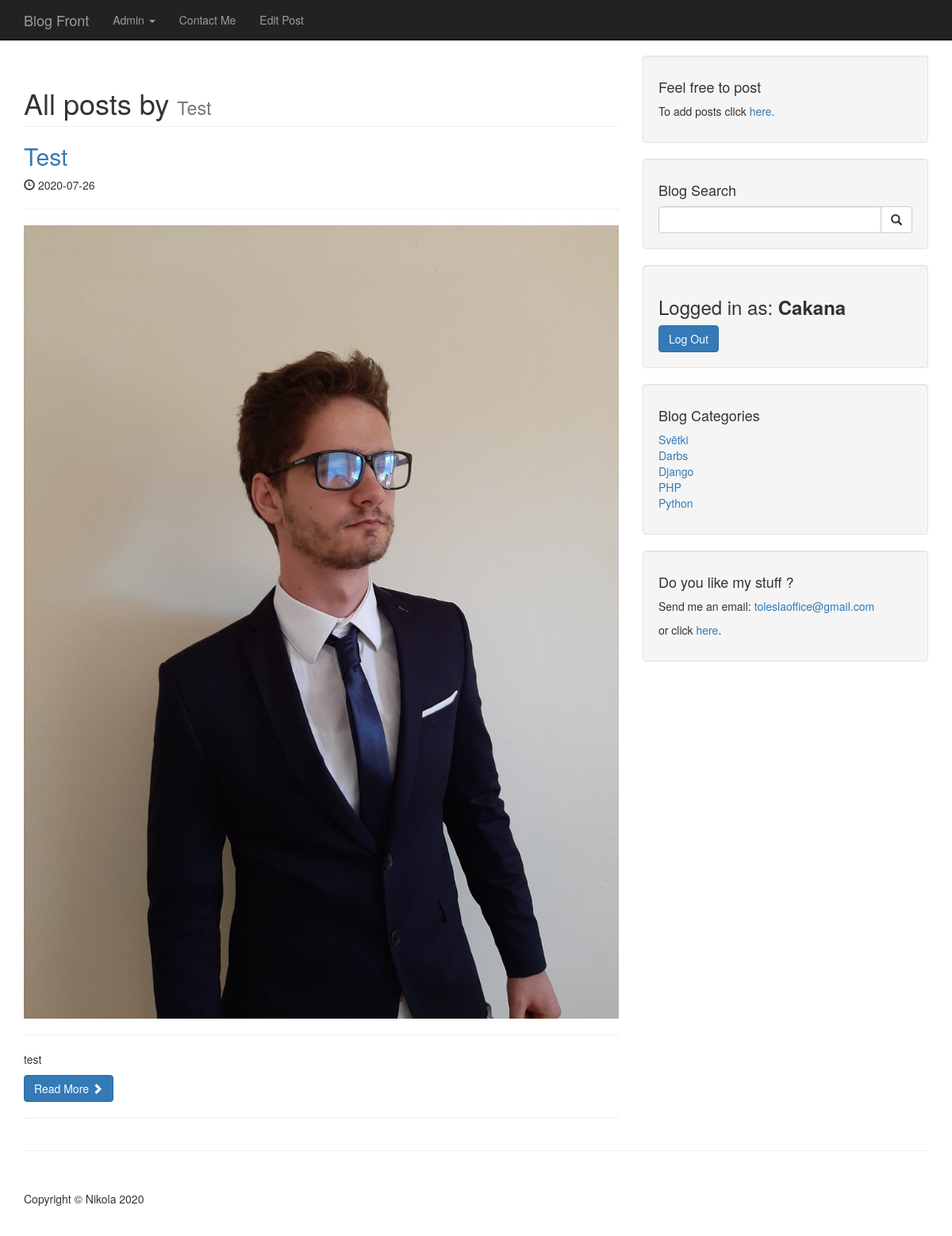
The page /author_post.php?author=Test&p_id=15 (signed in) on the database its author committed.
### tables this page shows
CREATE TABLE `posts` (
  `post_id` int(3) NOT NULL,
  `post_category_id` int(3) NOT NULL,
  `post_title` varchar(255) NOT NULL,
  `post_date` date NOT NULL,
  `post_author` varchar(255) NOT NULL,
  `post_image` text NOT NULL,
  `post_content` text NOT NULL,
  `post_tags` varchar(255) NOT NULL,
  `post_comment_count` int(11) NOT NULL DEFAULT 0,
  `post_status` varchar(255) NOT NULL DEFAULT 'draft',
  `post_views_count` int(11) NOT NULL DEFAULT 0
);

CREATE TABLE `categories` (
  `cat_id` int(3) NOT NULL,
  `cat_title` varchar(255) NOT NULL
);

### admin/functions.php (called while the page is built, shortened)
<?php
function escape($string) {
    global $connection;
    return mysqli_real_escape_string($connection, trim($string));
}
            ?>

### author_post.php (the view, shortened to what this page needs)
<?php  include "includes/header.php"?>
    <body>
<?php  include "includes/navi.php" ?>
<div class="container">
    <div class="row">
        <div class="col-md-8">
            <?php
            if(isset($_GET['p_id'])) {
                $the_post_author = escape($_GET['author']);
            }
            ?>
            <h1 class="page-header">
                All posts by
                <small><?php echo $the_post_author?></small>
            </h1>
            <?php
            $stmt = mysqli_prepare($connection, "SELECT post_id, post_title, post_author, post_date, post_image, post_content FROM posts WHERE post_author = ?");
            mysqli_stmt_bind_param($stmt, 's', $the_post_author);
            mysqli_stmt_execute($stmt);
            mysqli_stmt_bind_result($stmt, $post_id, $post_title, $post_author, $post_date, $post_image, $post_content);
            while(mysqli_stmt_fetch($stmt)):
                ?>
                <h2>
                    <a href="post.php?p_id=<?php echo $post_id ?>"><?php echo $post_title ?></a>
                </h2>
                <p><span class="glyphicon glyphicon-time"></span> <?php echo $post_date ?></p>
                <hr>
                <img class="img-responsive" src="images/<?php echo $post_image?>" alt="">
                <hr>
                <p><?php echo substr($post_content, 0, 100) ?></p>
                <a class="btn btn-primary" href="post.php?p_id=<?php echo $post_id ?>">Read More <span class="glyphicon glyphicon-chevron-right"></span></a>
                <hr>
                <?php
                endwhile;
            ?>
        </div>
        <?php include "includes/sidebar.php"  ?>
    </div>
    <hr>
<?php  include "includes/footer.php" ?>

### includes/sidebar.php (shortened to what this page needs)
<div class="col-md-4">
    <?php
    if (isset($_SESSION['username'])){
        include "addpostWell.php" ;
    }
    ?>
    <?php  include "searchbar.php" ?>
    <?php
    if (!isset($_SESSION['username'])) {
        ?>
        <div class="well">
            <h4>Login</h4>
            <form action="includes/login.php" method="post">
                <div class="form-group">
                    <input type="text" name="username" class="form-control" placeholder="Enter Username">
                </div>
                <div class="input-group">
                    <input type="password" name="password" class="form-control" placeholder="Enter Password">
                    <span class="input-group-btn">
                    <button class="btn btn-primary" name="login" type="submit">Log In</button>
                </span>
                </div>
            </form>
        </div>
        <?php
    } else {    ?>
        <div class="well">
            <h3>Logged in as:   <strong><?php echo $_SESSION['username']?></strong></h3>
            <a class="btn btn-primary" href="includes/logout.php">Log Out</a>
        </div>
    <?php
    }
    ?>
    <div class="well">
        <?php
        $stmt = mysqli_prepare($connection, "SELECT cat_title, cat_id FROM categories");
        mysqli_stmt_execute($stmt);
        mysqli_stmt_bind_result($stmt, $cat_title, $cat_id);
        ?>
        <h4>Blog Categories</h4>
        <div class="row">
            <div class="col-lg-12">
                <ul class="list-unstyled">
                    <?php
                    while(mysqli_stmt_fetch($stmt)):
                        echo "<li><a href='category.php?category_id={$cat_id}'>$cat_title</a></li>";
                    endwhile;
                    ?>
                </ul>
            </div>
        </div>
    </div>
    <?php
    include "contact_widget.php";
    ?>
</div>

### css/blog-home.css (style rules this page uses)
body { padding-top: 70px; }

### rows shown on the page
posts: post_author "Test"
categories: cat_title "Svētki"
categories: cat_title "Darbs"
categories: cat_title "Django"
categories: cat_title "PHP"
categories: cat_title "Python"

### other values the page prints
$the_post_author "Test"
$_SESSION['username'] "Cakana"
